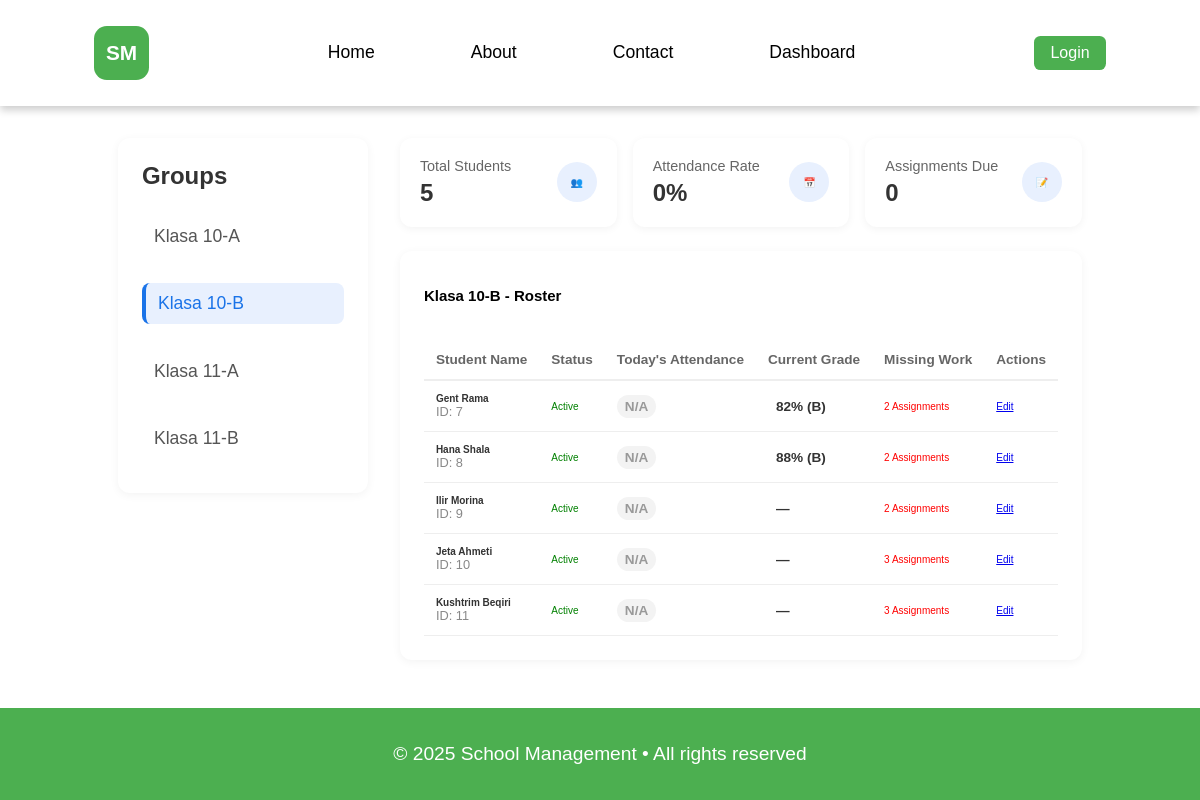
Page /admin/adminDashboard.php?group=2 on the committed database.
### tables this page shows
CREATE TABLE Groups(
    GroupID INT AUTO_INCREMENT PRIMARY KEY,
    GroupName VARCHAR(100) NOT NULL,
    Description TEXT
);

CREATE TABLE Users(
    UsersID INT AUTO_INCREMENT PRIMARY KEY,
    Name VARCHAR(100) NOT NULL,
    Email VARCHAR(100) NOT NULL UNIQUE,
    Password VARCHAR(255) NOT NULL,
    Role ENUM('Admin', 'Student') NOT NULL DEFAULT 'Student',
    CreatedAt TIMESTAMP DEFAULT CURRENT_TIMESTAMP
);

### admin/adminDashboard.php (the view, shortened to what this page needs)
<?php
include '../config/database.php';
$selectedGroup = isset($_GET['group']) ? (int)$_GET['group'] : 0;
$groupsResult = $connection->query("SELECT GroupID, GroupName FROM Groups ORDER BY GroupName ASC");
$groups = [];
while ($g = $groupsResult->fetch_assoc()) {
    $groups[] = $g;
}
$currentGroupName = 'No Group';
foreach ($groups as $g) {
    if ((int)$g['GroupID'] === $selectedGroup) {
        $currentGroupName = $g['GroupName'];
        break;
    }
}
$stmt = $connection->prepare("SELECT COUNT(*) as total FROM Student_Groups WHERE GroupID = ?");
$stmt->bind_param('i', $selectedGroup);
$stmt->execute();
$totalStudents = $stmt->get_result()->fetch_assoc()['total'];
$stmt = $connection->prepare("SELECT COUNT(*) as total FROM Assignments WHERE GroupID = ? AND DueDate >= CURDATE()");
$stmt->bind_param('i', $selectedGroup);
$stmt->execute();
$assignmentsDue = $stmt->get_result()->fetch_assoc()['total'];
$attendanceRate = 0;
$studentsQuery = "
    SELECT u.UsersID, u.Name,
           (SELECT AVG(sub.Grade) FROM Submissions sub WHERE sub.UsersID = u.UsersID AND sub.Grade IS NOT NULL) as AvgGrade,
           (SELECT COUNT(*) FROM Assignments asn
            JOIN Student_Groups sg2 ON sg2.GroupID = asn.GroupID
            WHERE sg2.UsersID = u.UsersID
              AND asn.AssignmentID NOT IN (
                  SELECT s.AssignmentID FROM Submissions s WHERE s.UsersID = u.UsersID AND s.Status IN ('Submitted','Graded')
              )
           ) as MissingWork
    FROM Users u
    JOIN Student_Groups sg ON u.UsersID = sg.UsersID
    WHERE sg.GroupID = ? AND u.Role = 'Student'
    ORDER BY u.Name ASC
";
$stmt = $connection->prepare($studentsQuery);
$stmt->bind_param('i', $selectedGroup);
$stmt->execute();
$studentsResult = $stmt->get_result();
$today = date('Y-m-d');
function getLetterGrade($pct) {
    if ($pct === null) return ['—', ''];
    $pct = round($pct);
    if ($pct >= 80) return [$pct . '% (B)', 'grade-b'];
    return [$pct . '% (F)', 'grade-f'];
}
?>
<!DOCTYPE html>
<html lang="en">
<head>
    <link rel="stylesheet" href="../CSS/Global.css">
    <link rel="stylesheet" href="css/adminDashboard.css">
</head>
<body>
    <div id="app-header"></div>
    <main class="dashboard-container">
        <aside class="class-sidebar">
            <h3>Groups</h3>
            <ul class="period-list">
                <?php foreach ($groups as $g): ?>
                    <li class="period-item <?php echo ((int)$g['GroupID'] === $selectedGroup) ? 'active' : ''; ?>">
                        <a href="adminDashboard.php?group=<?php echo $g['GroupID']; ?>">
                            <?php echo htmlspecialchars($g['GroupName']); ?>
                        </a>
                    </li>
                <?php endforeach; ?>
            </ul>
        </aside>
        <div class="dashboard-main">
            <div class="stats-bar">
                <div class="stat-card">
                    <div class="stat-info">
                        <h4>Total Students</h4>
                        <p><?php echo $totalStudents; ?></p>
                    </div>
                    <div class="stat-icon">👥</div>
                </div>
                <div class="stat-card">
                    <div class="stat-info">
                        <h4>Attendance Rate</h4>
                        <p><?php echo $attendanceRate; ?>%</p>
                    </div>
                    <div class="stat-icon">📅</div>
                </div>
                <div class="stat-card">
                    <div class="stat-info">
                        <h4>Assignments Due</h4>
                        <p><?php echo $assignmentsDue; ?></p>
                    </div>
                    <div class="stat-icon">📝</div>
                </div>
            </div>
            <section class="roster-section">
                <div class="section-header">
                    <h2><?php echo htmlspecialchars($currentGroupName); ?> - Roster</h2>
                </div>
                <table class="student-table">
                    <thead>
                        <tr>
                            <th>Student Name</th>
                            <th>Status</th>
                            <th>Today's Attendance</th>
                            <th>Current Grade</th>
                            <th>Missing Work</th>
                            <th>Actions</th>
                        </tr>
                    </thead>
                    <tbody>
                        <?php while ($student = $studentsResult->fetch_assoc()):
                            $avgGrade = $student['AvgGrade'];
                            $status = 'Active';
                            $statusColor = 'green';
                            $attStmt = $connection->prepare("
                                SELECT a.Status FROM Attendance a
                                JOIN Schedules sch ON a.ScheduleID = sch.ScheduleID
                                WHERE a.UsersID = ? AND a.Date = ? AND sch.GroupID = ?
                                LIMIT 1
                            ");
                            $attStmt->bind_param('isi', $student['UsersID'], $today, $selectedGroup);
                            $attStmt->execute();
                            $attRes = $attStmt->get_result()->fetch_assoc();
                            $todayAtt = $attRes ? $attRes['Status'] : 'N/A';
                            $attClass = strtolower($todayAtt);
                            list($gradeText, $gradeClass) = getLetterGrade($avgGrade);
                            $missing = (int)$student['MissingWork'];
                            $missingText = $missing > 0 ? $missing . ' Assignment' . ($missing > 1 ? 's' : '') : 'None';
                            $missingColor = $missing > 0 ? 'red' : 'inherit';
                        ?>
                        <tr>
                            <td data-label="Student Name">
                                <strong><?php echo htmlspecialchars($student['Name']); ?></strong><br>
                                <span style="font-size: 0.8rem; color: #888;">ID: <?php echo $student['UsersID']; ?></span>
                            </td>
                            <td data-label="Status"><span style="color: <?php echo $statusColor; ?>;"><?php echo $status; ?></span></td>
                            <td data-label="Today's Attendance">
                                <span class="attendance-toggle <?php echo $attClass; ?>"><?php echo $todayAtt; ?></span>
                            </td>
                            <td data-label="Current Grade"><span class="grade-badge <?php echo $gradeClass; ?>"><?php echo $gradeText; ?></span></td>
                            <td data-label="Missing Work"><span style="color: <?php echo $missingColor; ?>;"><?php echo $missingText; ?></span></td>
                            <td data-label="Actions"><a href="edit.php?UsersID=<?php echo $student['UsersID']; ?>">Edit</a></td>
                        </tr>
                        <?php endwhile; ?>
                    </tbody>
                </table>
            </section>
        </div>
    </main>
    <div id="app-footer"></div>
</body>
</html>

### CSS/Global.css (style rules this page uses)
body { font-size: 62.5%; font-family: Arial, sans-serif; margin: 0; padding: 0; min-height: 100vh; display: flex; flex-direction: column; }
main { flex: 1; }

### admin/css/adminDashboard.css (style rules this page uses)
.dashboard-container { max-width: 1200px; margin: 2rem auto; padding: 0 1rem; display: grid; grid-template-columns: 250px 1fr; gap: 2rem; }
.class-sidebar { background: white; border-radius: 12px; padding: 1.5rem; box-shadow: 0 2px 10px rgba(0,0,0,0.05); height: fit-content; }
.class-sidebar h3 { margin-top: 0; color: #333; font-size: 1.5rem; margin-bottom: 1rem; }
.period-list { list-style: none; padding: 0; }
.period-item { margin-bottom: 8px; border-radius: 8px; transition: background 0.2s; color: #555; font-weight: 500; font-size: 1.1rem; margin-top: 1.65rem; }
.period-item a { display: block; width: 100%; padding: 10px 12px; color: inherit; text-decoration: none; }
.period-item.active { background-color: #e8f0fe; color: #1a73e8; border-left: 4px solid #1a73e8; }
.dashboard-main { display: flex; flex-direction: column; gap: 1.5rem; }
.stats-bar { display: grid; grid-template-columns: repeat(auto-fit, minmax(180px, 1fr)); gap: 1rem; }
.stat-card { background: white; padding: 1.25rem; border-radius: 12px; box-shadow: 0 2px 8px rgba(0,0,0,0.05); display: flex; align-items: center; justify-content: space-between; }
.stat-info h4 { margin: 0; color: #666; font-size: 0.9rem; font-weight: normal; }
.stat-info p { margin: 5px 0 0 0; font-size: 1.5rem; font-weight: bold; color: #333; }
.stat-icon { width: 40px; height: 40px; background: #e8f0fe; border-radius: 50%; display: flex; align-items: center; justify-content: center; color: #1a73e8; }
.roster-section { background: white; border-radius: 12px; padding: 1.5rem; box-shadow: 0 2px 10px rgba(0,0,0,0.05); }
.section-header { display: flex; justify-content: space-between; align-items: center; margin-bottom: 1.5rem; }
.student-table { width: 100%; border-collapse: collapse; }
.student-table th { text-align: left; padding: 12px; color: #666; font-size: 0.85rem; border-bottom: 2px solid #eee; }
.student-table td { padding: 12px; border-bottom: 1px solid #eee; color: #333; }
.grade-badge { padding: 4px 8px; border-radius: 12px; font-size: 0.85rem; font-weight: 600; }
.attendance-toggle { padding: 4px 8px; border-radius: 12px; font-size: 0.85rem; font-weight: 600; display: inline-block; background: #f3f3f3; color: #999; }

### rows in the picture
groups: GroupName "Klasa 10-A"
groups: GroupName "Klasa 10-B"
groups: GroupName "Klasa 11-A"
groups: GroupName "Klasa 11-B"
users: Name "Gent Rama", UsersID "7", status "Active", todayAtt "N/A", gradeText "82% (B)", missingText "2 Assignments"
users: Name "Hana Shala", UsersID "8", status "Active", todayAtt "N/A", gradeText "88% (B)", missingText "2 Assignments"
users: Name "Ilir Morina", UsersID "9", status "Active", todayAtt "N/A", gradeText "—", missingText "2 Assignments"
users: Name "Jeta Ahmeti", UsersID "10", status "Active", todayAtt "N/A", gradeText "—", missingText "3 Assignments"
users: Name "Kushtrim Beqiri", UsersID "11", status "Active", todayAtt "N/A", gradeText "—", missingText "3 Assignments"

### other values in the picture
$totalStudents "5"
$attendanceRate "0"
$assignmentsDue "0"
